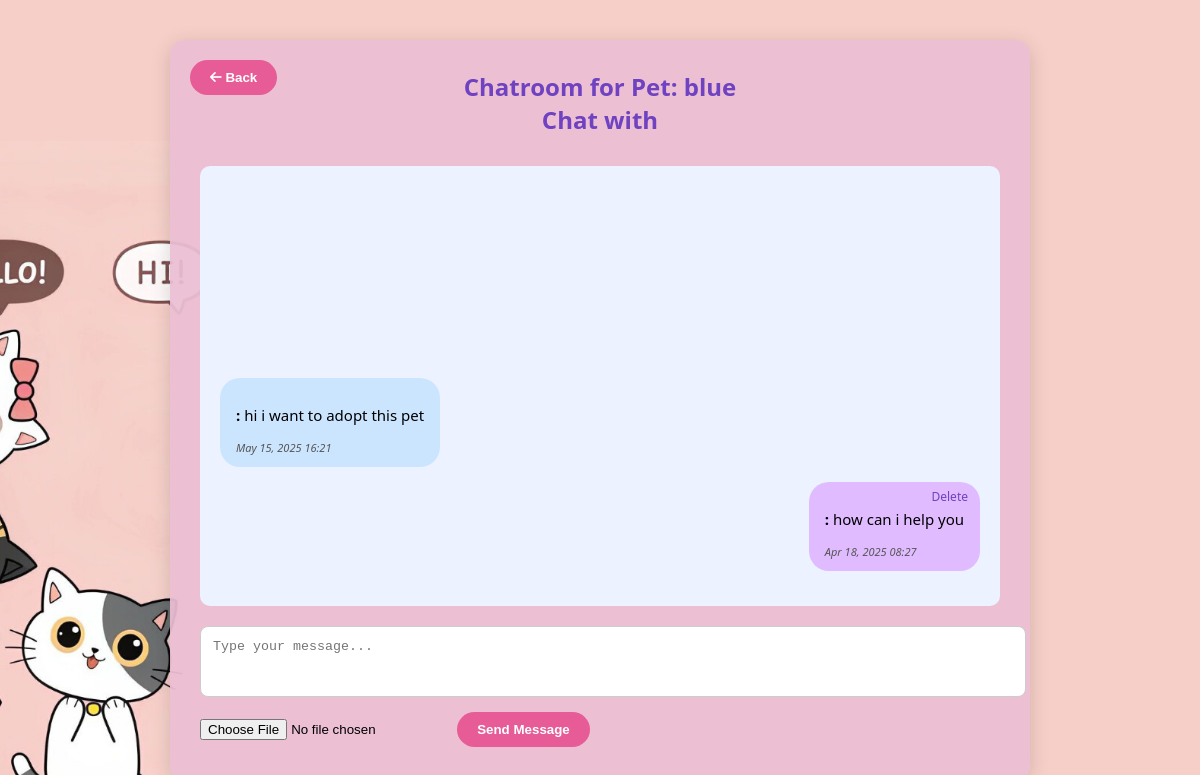
Page /chatroom/8/11/ (signed in) on the committed database.
### pets/models.py (models this page shows, shortened)
class Pet(models.Model):
    PET_TYPES = [
        ('Dog', 'Dog'),
        ('Cat', 'Cat'),
        ('Bird', 'Bird'),
        ('Other', 'Other'),
    ]
    name = models.CharField(max_length=100)
    pet_type = models.CharField(max_length=100)
    breed = models.CharField(max_length=100, default='Unknown')
    age = models.IntegerField()
    gender = models.CharField(max_length=10, choices=[
        ('Male', 'Male'),
        ('Female', 'Female'),
        ('Unknown', 'Unknown')
    ], default='Unknown')
    description = models.TextField(default='No description available.')
    owner = models.ForeignKey(User, on_delete=models.CASCADE, related_name='pets_owner', null=True)
    seller = models.ForeignKey(User, on_delete=models.CASCADE, related_name='pets_selling', null=True)
    buyer = models.ForeignKey(User, on_delete=models.CASCADE, related_name='pets_buying', null=True)
    image = models.ImageField(upload_to='pet_images/', blank=True, null=True)
    is_approved = models.BooleanField(default=False)
    is_adopted = models.BooleanField(default=False)

class Message(models.Model):
    sender = models.ForeignKey(User, on_delete=models.CASCADE, related_name='sent_messages')
    receiver = models.ForeignKey(User, on_delete=models.CASCADE, related_name='received_messages')
    message = models.TextField()
    timestamp = models.DateTimeField(auto_now_add=True)
    pet = models.ForeignKey(Pet, on_delete=models.CASCADE)
    content = models.TextField()

### pets/views.py (the view, shortened to what this page needs)
# urls.py: path('chatroom/<int:pet_id>/', views.create_or_redirect_chat, name='create_or_redirect_chat'),
@login_required(login_url='login')
def chatroom(request, pet_id, other_user_id):
    pet = get_object_or_404(Pet, id=pet_id)
    other = get_object_or_404(User, id=other_user_id)
    user = request.user
    if user != pet.owner and other != pet.owner:
        messages.error(request, "Access Denied.")
        return redirect('user_home')
    if user == other:
        messages.error(request, "You cannot chat with yourself.")
        return redirect('pet_detail', pet_id=pet.id)
    messages_qs = Message.objects.filter(
        pet=pet
    ).filter(
        Q(sender=user, receiver=other) | Q(sender=other, receiver=user)
    ).order_by('timestamp')
    return render(request, 'chatroom.html', {
        'pet': pet,
        'other_user': other,
        'messages': messages_qs
    })

### pets/templates/chatroom.html (shortened to what this page needs)
{% load static %}
<!DOCTYPE html>
<html lang="en">
<head>
    <link rel="stylesheet" href="https://cdnjs.cloudflare.com/ajax/libs/font-awesome/6.5.1/css/all.min.css">
</head>
<body>
    <div class="chat-container">
        <button class="back-button" onclick="window.history.back()">
            <i class="fas fa-arrow-left"></i> Back
        </button>
        <div class="chat-header">
            Chatroom for Pet: {{ pet.name }}<br>
            Chat with {{ other_user.get_full_name }}
        </div>
        <div class="chat-box">
            {% for message in messages %}
            <div class="message {% if message.sender == request.user %}sent{% else %}received{% endif %}">
                <p><strong>{{ message.sender.get_full_name }}:</strong> {{ message.content }}</p>
                <em>{{ message.timestamp|date:"M d, Y H:i" }}</em>
                {% if message.sender == request.user %}
                <a class="delete-link" href="{% url 'delete_message' message.id %}">Delete</a>
                {% endif %}
            </div>
            {% empty %}
            <p>No messages yet. Start the conversation!</p>
            {% endfor %}
        </div>
        <form method="POST" action="{% url 'chatroom' pet.id other_user.id %}" enctype="multipart/form-data">
            <textarea name="message" rows="3" placeholder="Type your message..." required></textarea>
            <input type="file" name="image">
            <button type="submit">Send Message</button>
        </form>
    </div>
</body>
</html>

### rows in the picture
Pet: name "blue"
Message: content "how can i help you", timestamp "Apr 18, 2025 08:27", shows "Delete"
Message: content "hi i want to adopt this pet", timestamp "May 15, 2025 16:21"
